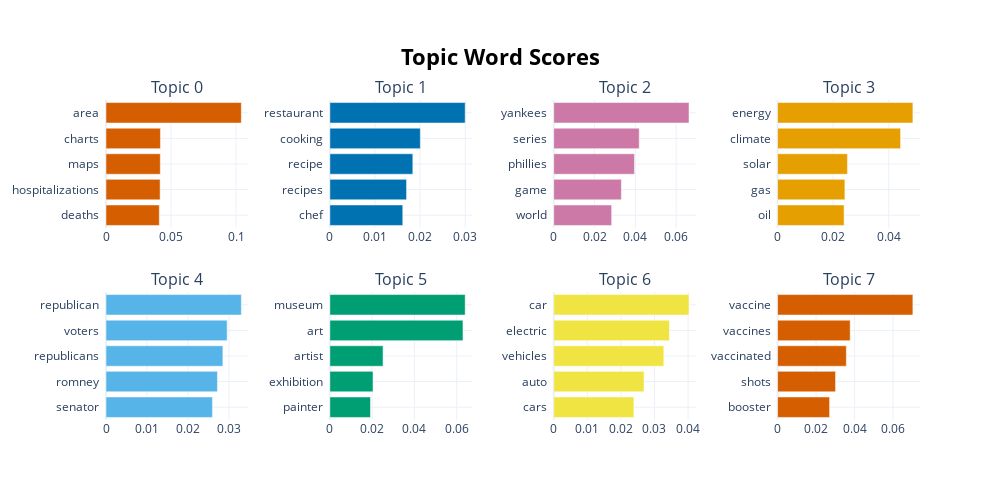

Source (notebook cell):
### Code cell
topic_model.visualize_barchart()

### Figure 1 — Plotly figure (JSON) as saved in the notebook; plotly's stock layout.template omitted (floating-point values rounded to 4 significant figures)
{"data": [{"marker": {"color": "#D55E00"}, "orientation": "h", "type": "bar", "x": [0.04097, 0.0416, 0.04174, 0.04184, 0.104], "xaxis": "x", "y": ["deaths  ", "hospitalizations  ", "maps  ", "charts  ", "area  "], "yaxis": "y"}, {"marker": {"color": "#0072B2"}, "orientation": "h", "type": "bar", "x": [0.01616, 0.01699, 0.01839, 0.02005, 0.02999], "xaxis": "x2", "y": ["chef  ", "recipes  ", "recipe  ", "cooking  ", "restaurant  "], "yaxis": "y2"}, {"marker": {"color": "#CC79A7"}, "orientation": "h", "type": "bar", "x": [0.0284, 0.03315, 0.03956, 0.0419, 0.06629], "xaxis": "x3", "y": ["world  ", "game  ", "phillies  ", "series  ", "yankees  "], "yaxis": "y3"}, {"marker": {"color": "#E69F00"}, "orientation": "h", "type": "bar", "x": [0.02391, 0.0242, 0.02512, 0.04422, 0.04864], "xaxis": "x4", "y": ["oil  ", "gas  ", "solar  ", "climate  ", "energy  "], "yaxis": "y4"}, {"marker": {"color": "#56B4E9"}, "orientation": "h", "type": "bar", "x": [0.02597, 0.0272, 0.02852, 0.02956, 0.03302], "xaxis": "x5", "y": ["senator  ", "romney  ", "republicans  ", "voters  ", "republican  "], "yaxis": "y5"}, {"marker": {"color": "#009E73"}, "orientation": "h", "type": "bar", "x": [0.01921, 0.02042, 0.02516, 0.06295, 0.064], "xaxis": "x6", "y": ["painter  ", "exhibition  ", "artist  ", "art  ", "museum  "], "yaxis": "y6"}, {"marker": {"color": "#F0E442"}, "orientation": "h", "type": "bar", "x": [0.02387, 0.02689, 0.03278, 0.03444, 0.04029], "xaxis": "x7", "y": ["cars  ", "auto  ", "vehicles  ", "electric  ", "car  "], "yaxis": "y7"}, {"marker": {"color": "#D55E00"}, "orientation": "h", "type": "bar", "x": [0.02702, 0.03012, 0.03573, 0.03772, 0.07028], "xaxis": "x8", "y": ["booster  ", "shots  ", "vaccinated  ", "vaccines  ", "vaccine  "], "yaxis": "y8"}], "layout": {"annotations": [{"font": {"size": 16}, "showarrow": false, "text": "Topic 0", "x": 0.0875, "xanchor": "center", "xref": "paper", "y": 1, "yanchor": "bottom", "yref": "paper"}, {"font": {"size": 16}, "showarrow": false, "text": "Topic 1", "x": 0.3625, "xanchor": "center", "xref": "paper", "y": 1, "yanchor": "bottom", "yref": "paper"}, {"font": {"size": 16}, "showarrow": false, "text": "Topic 2", "x": 0.6375, "xanchor": "center", "xref": "paper", "y": 1, "yanchor": "bottom", "yref": "paper"}, {"font": {"size": 16}, "showarrow": false, "text": "Topic 3", "x": 0.9125, "xanchor": "center", "xref": "paper", "y": 1, "yanchor": "bottom", "yref": "paper"}, {"font": {"size": 16}, "showarrow": false, "text": "Topic 4", "x": 0.0875, "xanchor": "center", "xref": "paper", "y": 0.4, "yanchor": "bottom", "yref": "paper"}, {"font": {"size": 16}, "showarrow": false, "text": "Topic 5", "x": 0.3625, "xanchor": "center", "xref": "paper", "y": 0.4, "yanchor": "bottom", "yref": "paper"}, {"font": {"size": 16}, "showarrow": false, "text": "Topic 6", "x": 0.6375, "xanchor": "center", "xref": "paper", "y": 0.4, "yanchor": "bottom", "yref": "paper"}, {"font": {"size": 16}, "showarrow": false, "text": "Topic 7", "x": 0.9125, "xanchor": "center", "xref": "paper", "y": 0.4, "yanchor": "bottom", "yref": "paper"}], "height": 500, "hoverlabel": {"bgcolor": "white", "font": {"family": "Rockwell", "size": 16}}, "showlegend": false, "title": {"font": {"color": "Black", "size": 22}, "text": "<b>Topic Word Scores", "x": 0.5, "xanchor": "center", "yanchor": "top"}, "width": 1000, "xaxis": {"anchor": "y", "domain": [0, 0.175], "showgrid": true}, "xaxis2": {"anchor": "y2", "domain": [0.275, 0.45], "showgrid": true}, "xaxis3": {"anchor": "y3", "domain": [0.55, 0.725], "showgrid": true}, "xaxis4": {"anchor": "y4", "domain": [0.825, 1], "showgrid": true}, "xaxis5": {"anchor": "y5", "domain": [0, 0.175], "showgrid": true}, "xaxis6": {"anchor": "y6", "domain": [0.275, 0.45], "showgrid": true}, "xaxis7": {"anchor": "y7", "domain": [0.55, 0.725], "showgrid": true}, "xaxis8": {"anchor": "y8", "domain": [0.825, 1], "showgrid": true}, "yaxis": {"anchor": "x", "domain": [0.6, 1], "showgrid": true}, "yaxis2": {"anchor": "x2", "domain": [0.6, 1], "showgrid": true}, "yaxis3": {"anchor": "x3", "domain": [0.6, 1], "showgrid": true}, "yaxis4": {"anchor": "x4", "domain": [0.6, 1], "showgrid": true}, "yaxis5": {"anchor": "x5", "domain": [0, 0.4], "showgrid": true}, "yaxis6": {"anchor": "x6", "domain": [0, 0.4], "showgrid": true}, "yaxis7": {"anchor": "x7", "domain": [0, 0.4], "showgrid": true}, "yaxis8": {"anchor": "x8", "domain": [0, 0.4], "showgrid": true}}}
